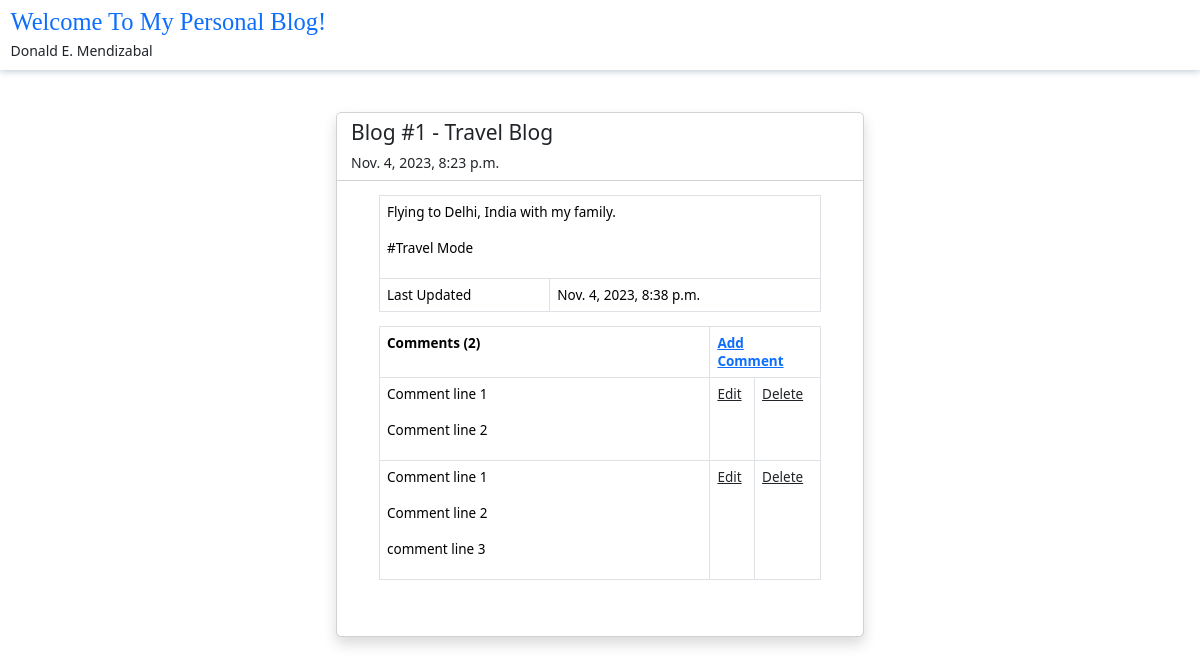
The page /view_post/10 on the database its author committed.
### blog/models.py (models this page shows, shortened)
class Post(models.Model):
	title = models.CharField(verbose_name="Title", max_length=200)
	content = models.TextField(verbose_name="Content")
	date_posted = models.DateTimeField(auto_now_add=True, blank=True)
	date_modified = models.DateTimeField(auto_now=True, blank=True)

class Comment(models.Model):
	post = models.ForeignKey(Post, verbose_name="Title", on_delete = models.CASCADE)
	comment = models.TextField(verbose_name="Comment")

### blog/views.py (the view)
# urls.py: url(r'^view_post/(?P<post_id>\d+)$', view_post, name='view_post'),
def view_post(request, post_id):
	template = "view_post.html"
	post = Post.objects.get(id=int(post_id))
	comments = Comment.objects.filter(post_id=int(post_id))
	context = {
		'post':post,
		'comments':comments,
	}
	return render(request, template, context)

### templates/view_post.html
{% extends 'base.html' %}
{% block content %}
	<div class="container p-4 p-md-5">
		<div class="d-flex justify-content-center">
			<div class="card shadow w-50">
				<div class="card-header bg-white">
					<h4 class="card-title">{{ post.title }}</h4>
					{{ post.date_posted }}
				</div>
				<div class="card-body px-3 px-md-5 pb-md-5">
					<div class="table-responsive">
						<table class="table table-bordered w-100">
							<tbody>
								<tr>
									<td colspan="2"><p>{{ post.content|linebreaksbr }}</p></td>
								</tr>
								<tr>
									<td>Last Updated</td>
									<td>{{ post.date_modified }}</td>
								</tr>
							</tbody>
						</table>
						<table class="table table-bordered w-100">
							<tbody>
								<tr>
									<th style="width:60%">Comments ({{ comments.count }})</th>
									<th style="width:40%" colspan="2"><a href="{% url 'blog:create_comment' post.id %}" class="link-primary w-100">Add Comment</a></th>
								</tr>
								{% for comment in comments %}
								<tr>
									<td>
										<p>{{ comment.comment|linebreaksbr }}
									</td>
									<td style="width:5%">
										<a href="{% url 'blog:edit_comment' comment.id post.id %}" class="link-dark">Edit</a>
									</td>
									<td style="width:9%">
										<a href="{% url 'blog:delete_comment' comment.id post.id %}" class="link-dark">Delete</a>
									</td>
								</tr>
								{% endfor %}
							</tbody>
						</table>
					</div>
				</div>
			</div>
		</div>
	</div>
{% endblock %}

### templates/base.html (shortened to what this page needs)
{% load static %}
<html>
<head>
	<link href="https://cdn.jsdelivr.net/npm/bootstrap@5.3.2/dist/css/bootstrap.min.css" rel="stylesheet">
	<link rel="stylesheet" href="{% static 'css/main.css' %}">
</head>
<body>
	<header id="header">
		<div class="container-fluid d-flex flex-column py-md-2">
			<h3 style="font-family: cursive;" class="text-primary">Welcome To My Personal Blog!</h3>
			<h6 class="font-weight-bold">Donald E. Mendizabal</h6>
		</div>
	</header>
	<div id="main" role="main" class="container-fluid d-flex flex-column">
		{% block content %}
		{% endblock %}
	</div>
</body>
</html>

### static/css/main.css (style rules this page uses)
﻿html, body { font-size: 14px; min-height: 100%; }
.table { font-size: 13.5px; }
#header { transition: all 0.5s; border-color: #3367D6; box-shadow: 0px 1px 7px rgba(18, 66, 101, 0.3); -webkit-box-shadow: 0px 1px 7px rgba(18, 66, 101, 0.3); -moz-box-shadow: 0px 1px 7px rgba(18, 66, 101, 0.3); z-index: 997; height: 70px; }

### rows shown on the page
Post: title "Blog #1 - Travel Blog", date_posted "Nov. 4, 2023, 8:23 p.m.", content "Flying to Delhi, India with my family. #Travel Mode", date_modified "Nov. 4, 2023, 8:38 p.m."
Comment: comment "Comment line 1 Comment line 2"
Comment: comment "Comment line 1 Comment line 2 comment line 3"

### other values the page prints
{{ comments.count }} "2"
